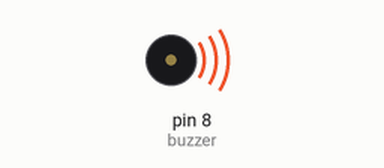
Bench run of a sketch on a simulated Arduino Uno, built with avr-gcc and run on an emulated ATmega328P. Shown: buzzer (waves = sounding). What the sketch prints to the serial monitor is not drawn.

Above: at 0.2 s.
Timing chart, 0 to 22.2 s (numbered marks = the images above):
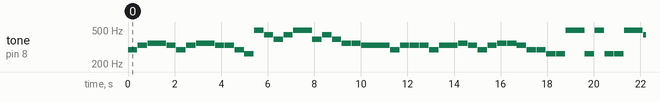

The sketch:

buzzer_fikrimin_ince_gulu.ino
```cpp
// FİKRİMİN İNCE GÜLÜ - Pasif Buzzer İçin
// Arduino D8 pinine bağlı buzzer ile çalınır

const int buzzer = 8;  // Buzzer pin bağlantısı

// Nota frekansları (Hz)
#define SUS 0      // Sessiz (nota yok)
#define DO 262
#define RE 294
#define MI 330
#define FA 349
#define SOL 392
#define LA 440
#define SI 494
#define DO2 523
#define RE2 587

// Melodi notaları - "Fikrimin İnce Gülü"
int melodi[] = {
  // 1. kısım - "Fikrimin ince gülü"
  RE, MI, FA, MI,
  RE, MI, FA, MI,
  MI, RE, DO, SI, LA, SOL, LA, SI,
  SOL, LA, SOL, FA, FA, MI, MI,

  // 2. kısım - "Gönlümün şen bülbülü"
  RE, MI, MI, MI,
  RE, MI, FA, MI,
  RE, MI, FA, FA, MI, RE, RE, DO, DO, SI, DO,

  // 3. kısım - "O gün ki gördüm seni"
  SI, DO, DO, SI, LA,
  LA, SOL, LA, SI, LA, SOL, FA, MI, RE,
  FA, FA, FA, MI, RE, SOL, FA, FA, MI, MI
};

// Nota süreleri (ms)
int sure[] = {
  // 1. kısım süreleri
  400, 400, 800, 400,
  400, 400, 800, 400,
  400, 400, 400, 400, 400, 400, 400, 800,
  400, 400, 400, 400, 400, 800,

  // 2. kısım süreleri
  400, 400, 400, 400,
  400, 400, 800, 400,
  400, 400, 400, 400, 400, 400, 400, 400, 400, 400, 800,

  // 3. kısım süreleri
  400, 400, 400, 400, 800,
  400, 400, 400, 400, 400, 400, 400, 400, 800,
  400, 400, 400, 400, 400, 400, 400, 400, 400, 800
};

void setup() {
  pinMode(buzzer, OUTPUT);
  Serial.begin(9600);
  Serial.println("Fikrimin Ince Gulu - Basliyor...");
}

void loop() {
  int notaSayisi = sizeof(melodi) / sizeof(melodi[0]);

  for (int i = 0; i < notaSayisi; i++) {
    if (melodi[i] == SUS) {
      noTone(buzzer);
      delay(sure[i]);
    } else {
      tone(buzzer, melodi[i], sure[i]);
      delay(sure[i] + 20);  // Notalar arası 20ms boşluk
      noTone(buzzer);
    }
  }

  Serial.println("Sarki bitti, 3 saniye sonra tekrar...");
  delay(3000);  // Şarkı bitince 3 saniye bekle
}
```

Measured:
- by itself, tone on pin 8 (buzzer): plays 294 Hz for 0.40 s, 330 Hz for 0.40 s, 349 Hz for 0.80 s, 330 Hz for 0.40 s, 294 Hz for 0.40 s, 330 Hz for 0.40 s … (256 notes in this stretch)
